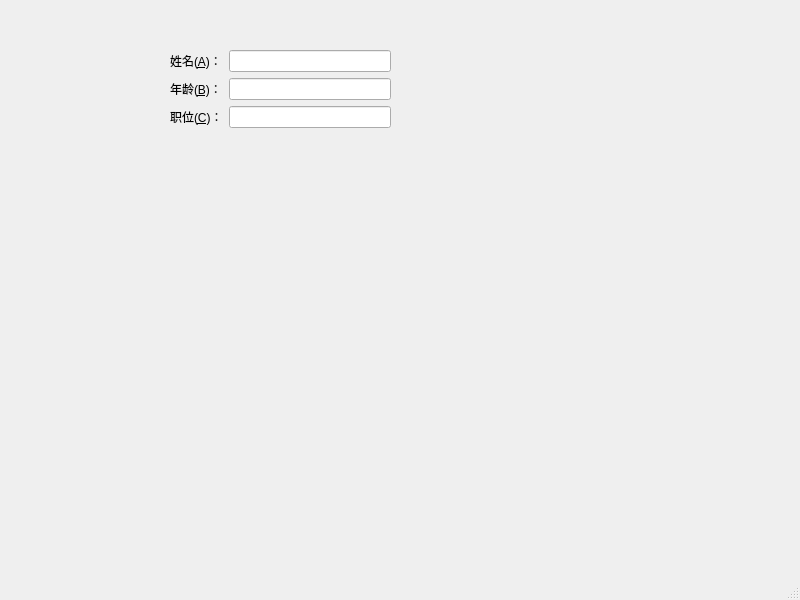
<?xml version="1.0" encoding="UTF-8"?>
<ui version="4.0">
 <class>MainWindow</class>
 <widget class="QMainWindow" name="MainWindow">
  <property name="geometry">
   <rect>
    <x>0</x>
    <y>0</y>
    <width>800</width>
    <height>600</height>
   </rect>
  </property>
  <property name="windowTitle">
   <string>MainWindow</string>
  </property>
  <widget class="QWidget" name="centralwidget">
   <widget class="QWidget" name="formLayoutWidget">
    <property name="geometry">
     <rect>
      <x>170</x>
      <y>50</y>
      <width>221</width>
      <height>191</height>
     </rect>
    </property>
    <layout class="QFormLayout" name="formLayout">
     <item row="0" column="0">
      <widget class="QLabel" name="label">
       <property name="text">
        <string>姓名(&amp;A)：</string>
       </property>
       <property name="buddy">
        <cstring>lineEdit</cstring>
       </property>
      </widget>
     </item>
     <item row="0" column="1">
      <widget class="QLineEdit" name="lineEdit"/>
     </item>
     <item row="1" column="0">
      <widget class="QLabel" name="label_2">
       <property name="text">
        <string>年龄(&amp;B)：</string>
       </property>
       <property name="buddy">
        <cstring>lineEdit_2</cstring>
       </property>
      </widget>
     </item>
     <item row="1" column="1">
      <widget class="QLineEdit" name="lineEdit_2"/>
     </item>
     <item row="2" column="0">
      <widget class="QLabel" name="label_3">
       <property name="text">
        <string>职位(&amp;C)：</string>
       </property>
       <property name="buddy">
        <cstring>lineEdit_3</cstring>
       </property>
      </widget>
     </item>
     <item row="2" column="1">
      <widget class="QLineEdit" name="lineEdit_3"/>
     </item>
    </layout>
   </widget>
  </widget>
  <widget class="QMenuBar" name="menubar">
   <property name="geometry">
    <rect>
     <x>0</x>
     <y>0</y>
     <width>800</width>
     <height>23</height>
    </rect>
   </property>
  </widget>
  <widget class="QStatusBar" name="statusbar"/>
 </widget>
 <resources/>
 <connections/>
</ui>
